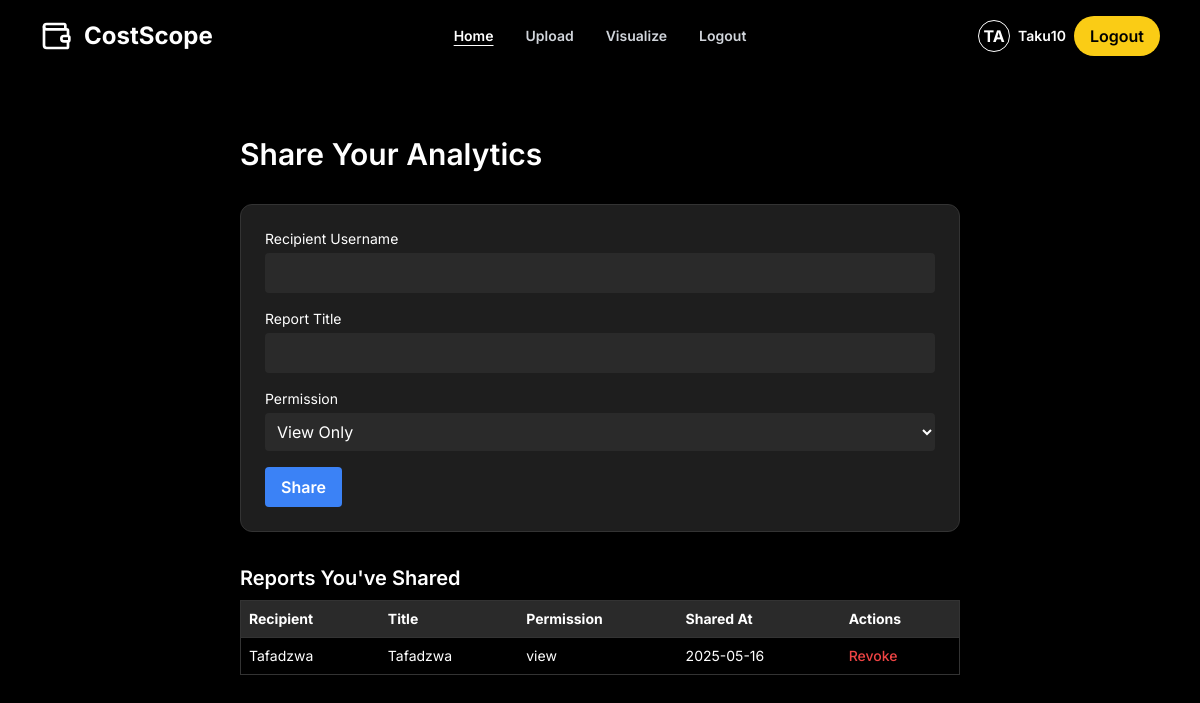
/share (signed in), run on the app's committed database.
### app/models.py (models this page shows)
class User(db.Model, UserMixin):
    id = db.Column(db.Integer, primary_key=True)
    username = db.Column(db.String(80), unique=True, nullable=False)
    password_hash = db.Column(db.String(128), nullable=False)
    expenses = db.relationship('Expense', backref='user', lazy=True)

class SharedReport(db.Model):
    id = db.Column(db.Integer, primary_key=True)
    owner_id = db.Column(db.Integer, db.ForeignKey('user.id'), nullable=False)
    recipient_username = db.Column(db.String(100), nullable=False)
    report_title = db.Column(db.String(100), nullable=False)
    permission = db.Column(db.String(20), default='view')  # Can be 'view' or 'comment'
    timestamp = db.Column(db.DateTime, default=datetime.utcnow)
    owner = db.relationship('User', backref='shared_reports')

### app/routes.py (the view, shortened to what this page needs)
@main.route('/share', methods=['GET', 'POST'])
@login_required
def share_data():
    sent_reports = SharedReport.query.filter_by(owner_id=current_user.id).order_by(SharedReport.timestamp.desc()).all()
    received_reports = SharedReport.query.filter_by(recipient_username=current_user.username).all()
    return render_template('share.html', shared_reports=sent_reports)

### app/__init__.py (called while the page is built)
def create_app(testing=False):
    app = Flask(__name__)
    app.config['SECRET_KEY'] = 'dev'
    if testing:
        app.config['TESTING'] = True
        app.config['SQLALCHEMY_DATABASE_URI'] = 'sqlite:///:memory:'
        app.config['WTF_CSRF_ENABLED'] = False  # Disable CSRF for form testing
    else:
        app.config['SQLALCHEMY_DATABASE_URI'] = 'sqlite:///studysync.db'
        app.config['WTF_CSRF_ENABLED'] = True
    db.init_app(app)
    migrate.init_app(app, db)
    login_manager.init_app(app)
    @login_manager.user_loader
    def load_user(user_id):
        return User.query.get(int(user_id))
    from .routes import main as main_blueprint
    app.register_blueprint(main_blueprint)
    return app

### app/templates/share.html (shortened to what this page needs)
{% extends "base.html" %}
{% block content %}
<div class="max-w-3xl mx-auto text-white p-6 space-y-8">
  <h1 class="text-3xl font-semibold">Share Your Analytics</h1>
  <form method="POST" action="{{ url_for('main.share_data') }}" class="space-y-4 bg-[#1e1e1e] p-6 rounded-xl border border-[#333]">
    <div>
      <label class="block mb-1 text-sm">Recipient Username</label>
      <input name="recipient" class="w-full p-2 bg-[#2a2a2a] rounded" required />
    </div>
    <div>
      <label class="block mb-1 text-sm">Report Title</label>
      <input name="title" class="w-full p-2 bg-[#2a2a2a] rounded" required />
    </div>
    <div>
      <label class="block mb-1 text-sm">Permission</label>
      <select name="permission" class="w-full p-2 bg-[#2a2a2a] rounded">
        <option value="view">View Only</option>
      </select>
    </div>
    <button type="submit" class="bg-blue-500 px-4 py-2 rounded font-semibold hover:bg-blue-600 transition">
      Share
    </button>
  </form>
  <div class="mt-10">
    <h2 class="text-xl font-semibold mb-2">Reports You've Shared</h2>
    {% if shared_reports %}
      <table class="w-full text-sm border border-[#333]">
        <thead class="bg-[#2a2a2a]">
          <tr>
            <th class="p-2 text-left">Recipient</th>
            <th class="p-2 text-left">Title</th>
            <th class="p-2 text-left">Permission</th>
            <th class="p-2 text-left">Shared At</th>
            <th class="p-2 text-left">Actions</th>
          </tr>
        </thead>
        <tbody>
          {% for report in shared_reports %}
          <tr class="border-t border-[#333]">
            <td class="p-2">{{ report.recipient_username }}</td>
            <td class="p-2">{{ report.report_title }}</td>
            <td class="p-2">{{ report.permission }}</td>
            <td class="p-2">{{ report.timestamp.strftime('%Y-%m-%d') }}</td>
            <td class="p-2">
              <form method="POST" action="{{ url_for('main.revoke_report', report_id=report.id) }}">
                <button type="submit" class="text-red-500 hover:text-red-700 text-sm font-medium">
                  Revoke
                </button>
              </form>
            </td>
          </tr>
          {% endfor %}
        </tbody>
      </table>
    {% else %}
      <p class="text-sm text-gray-400">No reports shared yet.</p>
    {% endif %}
  </div>
</div>
{% endblock %}

### app/templates/base.html (shortened to what this page needs)
<!DOCTYPE html>
<html lang="en">
<head>
  <script src="https://cdn.tailwindcss.com"></script>
</head>
<body class="bg-black text-white min-h-screen flex flex-col">
  <header class="relative w-full px-10 py-4 flex justify-between items-center bg-black">
    <div class="flex items-center gap-3">
      <i data-lucide="wallet" class="w-8 h-8 text-white"></i>
      <strong class="text-2xl font-bold">CostScope</strong>
    </div>
<nav class="absolute left-1/2 transform -translate-x-1/2 flex gap-8 text-sm font-semibold">
  <a href="{{ url_for('main.home') }}"
     class="text-white underline underline-offset-4">
    Home
  </a>
  {% if current_user.is_authenticated %}
    <a href="{{ url_for('main.upload') }}"
       class="text-gray-300 hover:text-white transition">
      Upload
    </a>
    <a href="{{ url_for('main.visualise') }}"
       class="text-gray-300 hover:text-white transition">
      Visualize
    </a>
    <a href="{{ url_for('main.logout') }}"
       class="text-gray-300 hover:text-white transition">
      Logout
    </a>
  {% endif %}
</nav>
    <div class="flex items-center gap-4">
      {% if current_user.is_authenticated %}
        <div class="flex items-center gap-2">
          <div class="w-8 h-8 rounded-full border border-white flex items-center justify-center font-bold text-white">
            {{ current_user.username[:2]|upper }}
          </div>
          <span class="text-sm font-semibold">{{ current_user.username }}</span>
          <a href="{{ url_for('main.logout') }}"
             class="bg-yellow-400 hover:bg-yellow-500 text-black font-semibold px-4 py-2 rounded-full transition">
            Logout
          </a>
        </div>
      {% else %}
        <a href="{{ url_for('main.login') }}" class="text-sm text-white hover:underline">Login</a>
        <a href="{{ url_for('main.register') }}"
           class="bg-yellow-400 hover:bg-yellow-500 text-black font-semibold px-4 py-2 rounded-full transition">
          Sign Up
        </a>
      {% endif %}
    </div>
  </header>
  <main class="flex-grow px-4 py-10">
    {% block content %}{% endblock %}
  </main>
</body>
</html>

### app/templates/base.html (style rules this page uses)
body { font-family: 'Inter', sans-serif; }

### data on the page
User: username "TA", username "Taku10"
SharedReport: recipient_username "Tafadzwa", report_title "Tafadzwa", permission "view", timestamp "2025-05-16"
